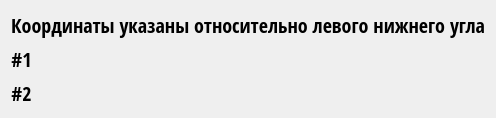
<?xml version="1.0" encoding="UTF-8"?>
<ui version="4.0">
 <class>MouseHandler</class>
 <widget class="QWidget" name="MouseHandler">
  <property name="geometry">
   <rect>
    <x>0</x>
    <y>0</y>
    <width>494</width>
    <height>118</height>
   </rect>
  </property>
  <property name="font">
   <font>
    <family>Open Sans Condensed</family>
    <pointsize>15</pointsize>
    <bold>true</bold>
   </font>
  </property>
  <layout class="QVBoxLayout" name="verticalLayout_2">
   <item>
    <layout class="QHBoxLayout" name="horizontalLayout">
     <item>
      <widget class="QLabel" name="label_3">
       <property name="text">
        <string>Координаты указаны относительно левого нижнего угла</string>
       </property>
       <property name="alignment">
        <set>Qt::AlignmentFlag::AlignCenter</set>
       </property>
      </widget>
     </item>
    </layout>
   </item>
   <item>
    <layout class="QGridLayout" name="gridLayout">
     <item row="1" column="0">
      <widget class="QLabel" name="label">
       <property name="sizePolicy">
        <sizepolicy hsizetype="Minimum" vsizetype="Preferred">
         <horstretch>0</horstretch>
         <verstretch>0</verstretch>
        </sizepolicy>
       </property>
       <property name="text">
        <string>#1</string>
       </property>
       <property name="alignment">
        <set>Qt::AlignmentFlag::AlignCenter</set>
       </property>
      </widget>
     </item>
     <item row="2" column="0">
      <widget class="QLabel" name="label_2">
       <property name="sizePolicy">
        <sizepolicy hsizetype="Minimum" vsizetype="Preferred">
         <horstretch>0</horstretch>
         <verstretch>0</verstretch>
        </sizepolicy>
       </property>
       <property name="layoutDirection">
        <enum>Qt::LayoutDirection::LeftToRight</enum>
       </property>
       <property name="text">
        <string>#2</string>
       </property>
       <property name="alignment">
        <set>Qt::AlignmentFlag::AlignCenter</set>
       </property>
      </widget>
     </item>
     <item row="1" column="1">
      <widget class="QLabel" name="realtime_lineEdit">
       <property name="sizePolicy">
        <sizepolicy hsizetype="Expanding" vsizetype="Preferred">
         <horstretch>0</horstretch>
         <verstretch>0</verstretch>
        </sizepolicy>
       </property>
       <property name="text">
        <string/>
       </property>
      </widget>
     </item>
     <item row="2" column="1">
      <widget class="QLabel" name="static_lineEdit">
       <property name="sizePolicy">
        <sizepolicy hsizetype="MinimumExpanding" vsizetype="Preferred">
         <horstretch>0</horstretch>
         <verstretch>0</verstretch>
        </sizepolicy>
       </property>
       <property name="text">
        <string/>
       </property>
      </widget>
     </item>
    </layout>
   </item>
  </layout>
 </widget>
 <resources/>
 <connections/>
</ui>
